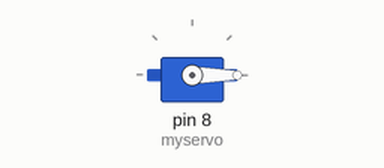
Simulated run of this sketch. Board: Arduino Uno, built with avr-gcc and run on an emulated ATmega328P. Shown: servo.

Above: at 0.1 s.
At 6.1 s:
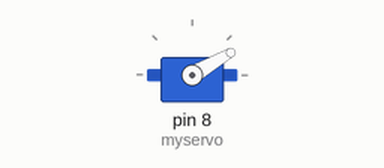
At 12.1 s:
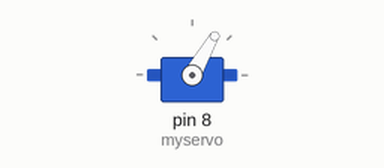
At 24.1 s:
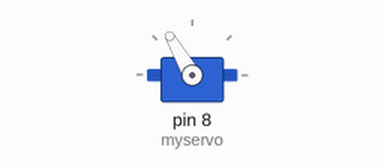
Timing chart, 0 to 40.0 s (numbered marks = the images above):
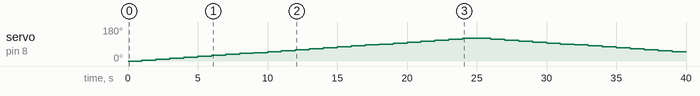

Measured:
- by itself, servo on pin 8 (myservo): rises from 0° to 120° in 23.0 s, then falls to 50° in 15.0 s

The sketch:

0401_2_servorMotor.ino
```cpp
#include <Servo.h>   // 라이브러리 불러오기
Servo myservo;       // 변수 지정
void setup() {
  myservo.attach(8);
}

void loop() {
  // 각도가 0~120도까지 서서히 바뀌도록 만들어보자!
  // myservo.write(10);
  // delay(1000);
  // myservo.write(120);
  // delay(1000);

  for (int angle = 0; angle <=120; angle+=5){
    myservo.write(angle);
    delay(1000);
  }
  for (int angle = 120; angle >= 0; angle-=5){
    myservo.write(angle);
    delay(1000);
  }
}
```
